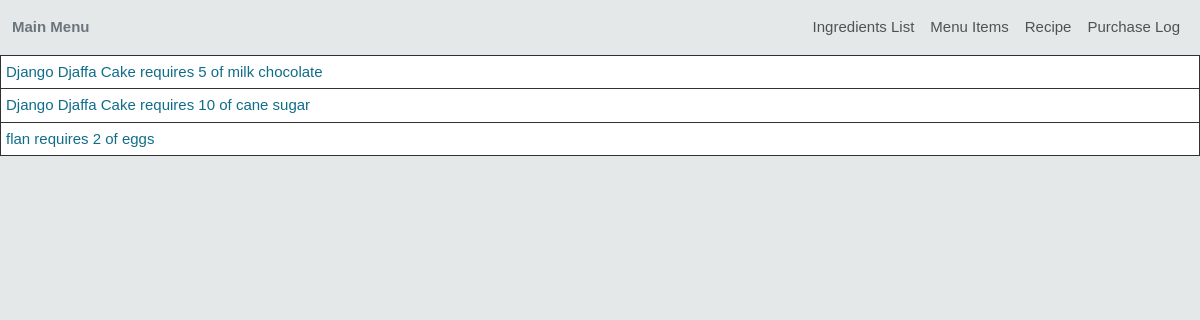
The app's page /inventory/recipes/ with its own data.
### Inventory/models.py (models this page shows, shortened)
class RecipeRequirement(models.Model):
    item = models.ForeignKey(MenuItem, on_delete=models.CASCADE)
    ingredient = models.ForeignKey(Ingredient, on_delete=models.CASCADE)
    quantity = models.DecimalField(max_digits=10, decimal_places=0)
    ingredient_price = models.DecimalField(max_digits=10, decimal_places=2, default=0.00)

class MenuItem(models.Model):
    item = models.CharField(max_length=100)
    price = models.DecimalField(max_digits=10, decimal_places=2)
    def __str__(self):
        return self.item

class Ingredient(models.Model):
    name = models.CharField(max_length=50)
    quantity = models.DecimalField(max_digits=10, decimal_places=2)
    unit = models.CharField(max_length=50)
    unit_price = models.DecimalField(max_digits=10, decimal_places=2)
    def __str__(self):
        return self.name

### Inventory/views.py (the view)
# urls.py: path('recipes/', RecipeView.as_view(), name='recipe_requirements'),
class RecipeView(ListView):
    model = RecipeRequirement
    template_name = 'inventory/recipe.html'
    context_object_name = 'recipe'

### Inventory/templates/inventory/recipe.html (shortened to what this page needs)
<!DOCTYPE html>
<html lang="en">
<head>
    <link href="https://cdn.jsdelivr.net/npm/bootstrap@5.3.3/dist/css/bootstrap.min.css" rel="stylesheet">
    {% load static %}
    <link rel="stylesheet" type="text/css" href="{% static 'inventory/styles.css' %}">
</head>
<body>
    <nav class="navbar navbar-expand-md navbar-light">
        <div class="container-xxl">
            <span class="fw-bold text-secondary">
                Main Menu
            </span>
            <div class="collapse navbar-collapse justify-content-end" id="main-nav">
                <ul class="navbar-nav">
                    <li class="nav-item">
                        <a class="nav-link" href="{% url 'ingredients_list' %}">Ingredients List</a>
                    </li>
                    <li class="nav-item">
                        <a class="nav-link" href="{% url 'menu_items' %}">Menu Items</a>
                    </li>
                    <li class="nav-item">
                        <a class="nav-link" href="{% url 'recipe_requirements' %}">Recipe</a>
                    </li>
                    <li class="nav-item">
                        <a class="nav-link" href="{% url 'purchase_log' %}">Purchase Log</a>
                    </li>
                </ul>
            </div>
        </div>
    </nav>
    <div>
    <table class="spreadsheet">
        {% for requirement in recipe %}
        <tr>
            <td>{{requirement.item}} requires {{requirement.quantity}} of {{requirement.ingredient}}</td>
        </tr>
        {% endfor %}
    </table>
    </div>
</body>
</html>

### Inventory/templates/static/inventory/styles.css (style rules this page uses)
body { font-family: Arial, sans-serif; font-size: 15px; color: rgb(15, 109, 138); background-color: rgb(229, 232, 232); }
.spreadsheet { width: 100%; border-collapse: collapse; text-align: left; background-color: white; }
table.spreadsheet td, th { border: 1px solid rgb(49, 49, 49); text-align: left; padding: 5px; }

### records on screen
RecipeRequirement: item "Django Djaffa Cake", quantity "5", ingredient "milk chocolate"
RecipeRequirement: item "Django Djaffa Cake", quantity "10", ingredient "cane sugar"
RecipeRequirement: item "flan", quantity "2", ingredient "eggs"
